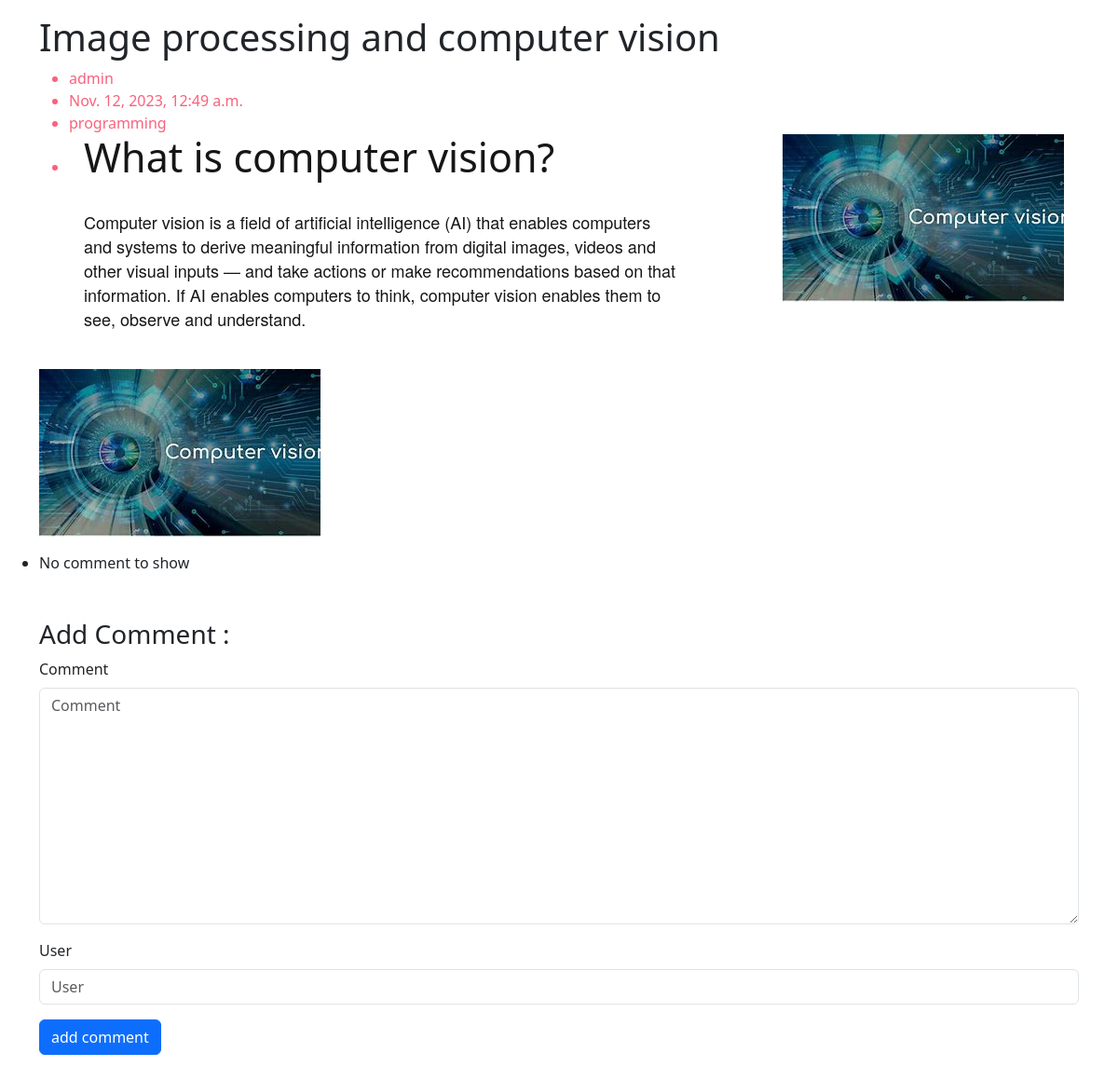
/posts/7, run on the app's committed database.
### posts/models.py (models this page shows, shortened)
class Post(models.Model):
    author =models.ForeignKey(User, related_name='post_author'  ,  on_delete=models.CASCADE)
    title = models.CharField( max_length=50)
    content=models.TextField(max_length=20000)
    draft =models.BooleanField(default=True)
    public_date_time = models.DateTimeField(auto_now_add=True)
    image = models.ImageField(upload_to='post')
    tags = TaggableManager()
    category = models.ForeignKey("Category", related_name="post_category", on_delete=models.CASCADE,null=True)

class Category(models.Model):
    name =models.CharField(max_length=50)
    def __str__(self):
        return self.name

### posts/views.py (the view)
# urls.py: path('posts/<int:pk>',post_detail,name='post-detail'),
def post_detail(request ,pk):
    post_data =Post.objects.get(id =pk)
    comments = Comment.objects.filter(post =post_data)
    if request.method =='POST' :
        form =CommentForm(request.POST)
        if form.is_valid():
            myform =  form.save(commit=False)
            myform.post =post_data
            myform.save()
            return redirect(f'/posts/{pk}')
    else:
        form =CommentForm()
    context = {'post' :post_data,
               'comments':comments,
                'form':form,
               }
    return render(request ,'posts/post_detail.html' ,context)

### posts/forms.py
class CommentForm(forms.ModelForm):
    class Meta:
        model =Comment
        fields =['comment' ,'user']

### posts/templates/posts/post_detail.html (shortened to what this page needs)
{% load django_bootstrap5 %}
<!doctype html>
<html lang="en">
  <head>
    <link href="https://cdn.jsdelivr.net/npm/bootstrap@5.3.2/dist/css/bootstrap.min.css" rel="stylesheet">
  </head>
  <body>
    <div class="container my-3">
        <h1>{{post.title}}</h1>
        <ul style ='color: #F9627D;' >
            <li>{{post.author}}</li>
            <li>{{post.public_date_time}}</li>
            <li>{{post.category}}</li>
            <li>{{post.content |safe}}</li>
        </ul>
        <img src="{{post.image.url}}" alt=""class='img-fluid'>
</div>
<div class="container">
    <ul class="list-group  ">
        {% for comment in comments %}
            <div class="row">
                <li class="list-group-item col-12">
                    <div class="col-8">
                        <p class="text-secondary"> {{comment}}-->>>>>>>----{{comment.comment}}</p>
                    </div>
                    <div class="col-6">
                        <a href="{% url 'comment-edit' post.id comment.id %}"  class="btn btn-primary btn-sm">Edit</a>
                        <a href="{% url 'comment-delete' post.id comment.id %}"  class="btn btn-danger btn-sm">Delete</a>
                    </div>
                   {% empty %}
                    <div class="col-lg-12">
                        <li >No comment to show  </li>
                    </div>
            </div>
        {% endfor %}
<div class ='container my-5'>
    <div class="row">
        <h3>Add Comment : </h3>
        <form method="post" class="form">
            {% bootstrap_form form %}
            {% bootstrap_button button_type="submit" content="add comment" %}
        </form>
    </div>
</div>
  </body>
</html>

### data on the page
Post: title "Image processing and computer vision", author "admin", public_date_time "Nov. 12, 2023, 12:49 a.m.", category "programming", content (picture), content "What is computer vision? Computer vision is a field of artificial intelligence (AI) that enables computers and systems to derive meaningful information from digital images, videos and other visual inputs — and take actions or make recommendations based on that information. If AI enables computers to think, computer vision enables them to see, observe and understand.", image (picture)
